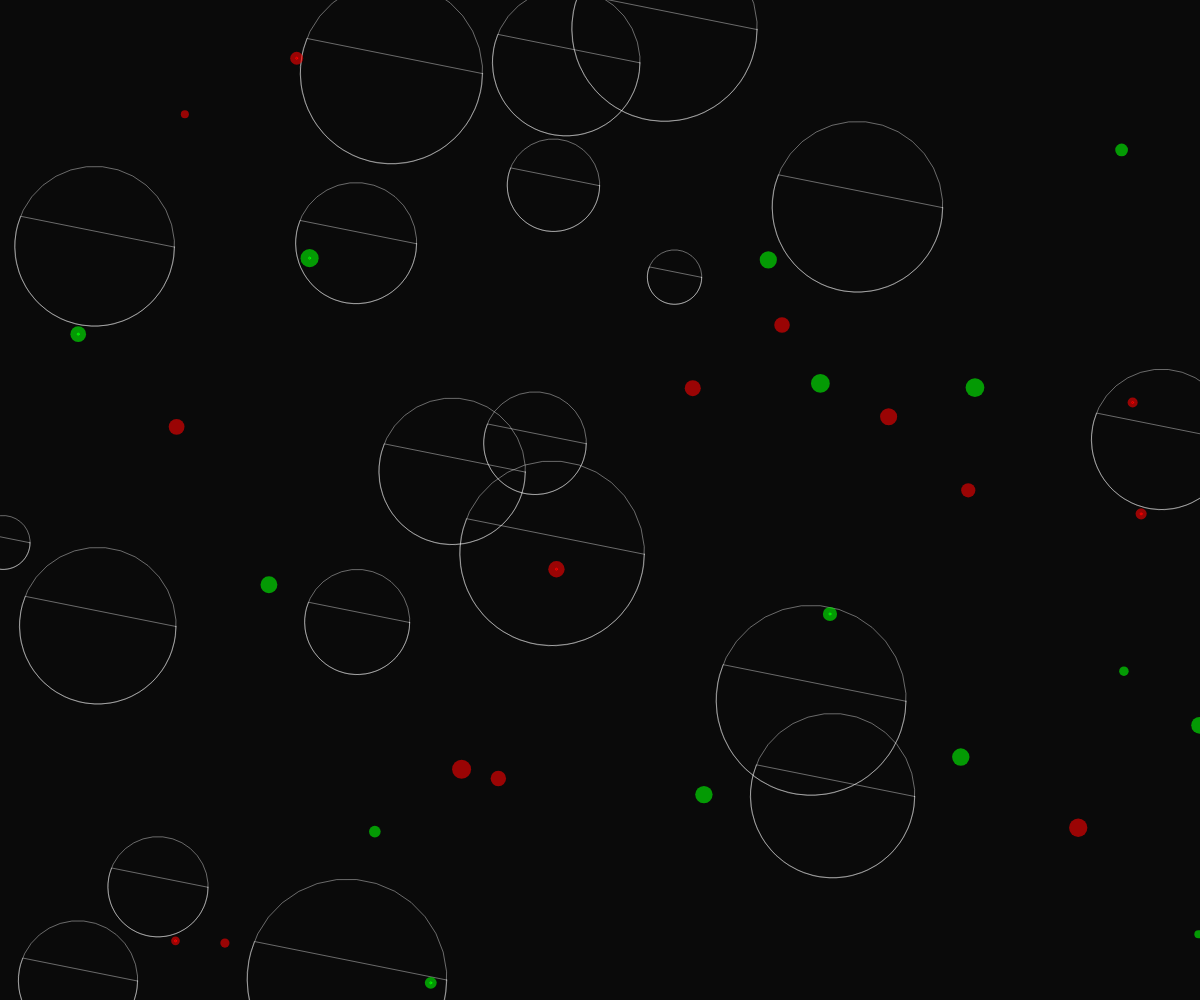
Frame 1 (no input)
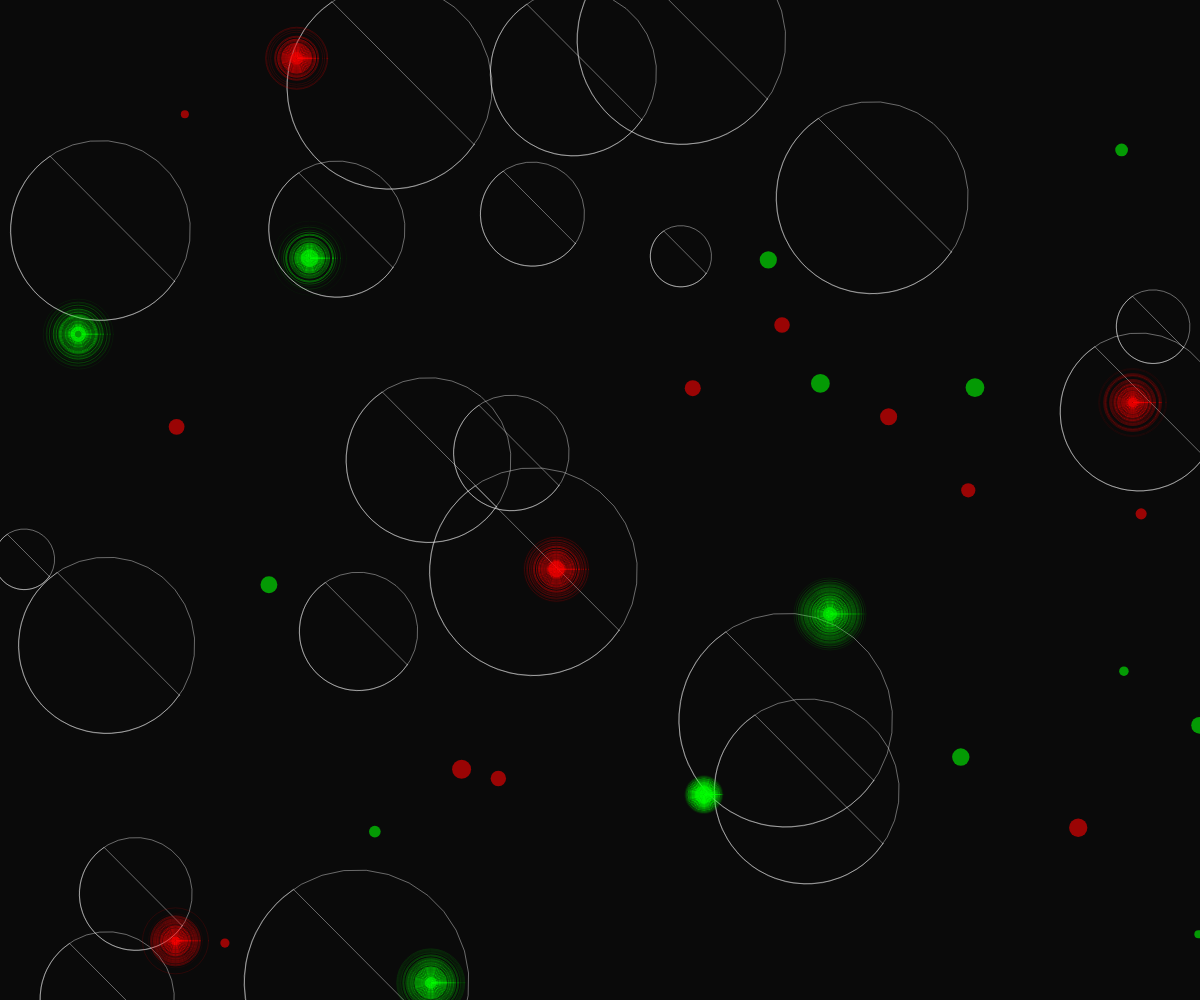
Frame 60 (no input)
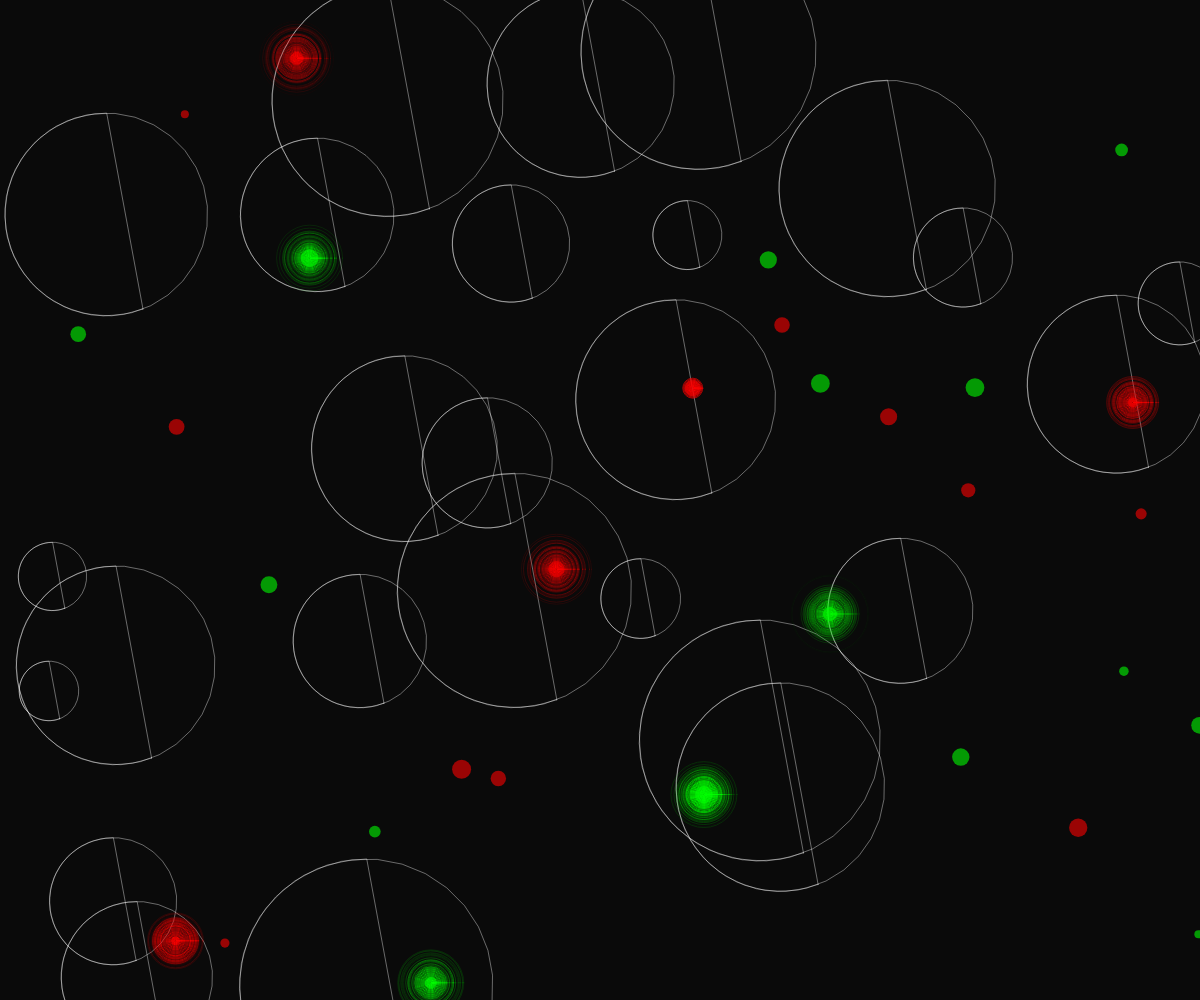
Frame 120 (the mouse pressed at the canvas centre since frame 60)

The p5.js sketch that drew these frames (run headless with seeded random() and noise() and a simulated clock; from frame 60 on, the mouse is pressed at the canvas centre):

// p5.js sketch
// ── sketch.js
let lines = [];
let nodes = [];
let flares = [];
let time = 0;

function setup() {
  createCanvas(windowWidth, windowHeight);
  // Initialize dynamic lines
  for (let i = 0; i < 20; i++) {
    lines.push({
      x: random(width),
      y: random(height),
      vx: random(-0.5, 0.5),
      vy: random(-0.5, 0.5),
      size: random(50, 200)
    });
  }
  // Initialize nodes
  for (let i = 0; i < 30; i++) {
    nodes.push({
      x: random(width),
      y: random(height),
      size: random(8, 20),
      color: random() > 0.5 ? [255, 0, 0] : [0, 255, 0]
    });
  }
}

function draw() {
  background(10);
  time += 0.01;

  // Update and draw lines
  for (let line of lines) {
    line.x += line.vx;
    line.y += line.vy;
    line.size *= 1.002; // Slowly expand

    // Bounce off edges
    if (line.x < 0 || line.x > width) line.vx *= -1;
    if (line.y < 0 || line.y > height) line.vy *= -1;

    // Draw the line
    stroke(255, 100);
    noFill();
    beginShape();
    for (let i = 0; i < 50; i++) {
      let angle = time + i * 0.2;
      let x = line.x + cos(angle) * line.size * 0.5;
      let y = line.y + sin(angle) * line.size * 0.5;
      vertex(x, y);
    }
    endShape(CLOSE);

    // Check for flare trigger
    for (let node of nodes) {
      let d = dist(line.x, line.y, node.x, node.y);
      if (d < node.size + line.size * 0.5) {
        flares.push({
          x: node.x,
          y: node.y,
          size: 0,
          max: random(40, 80),
          color: node.color
        });
      }
    }
  }

  // Update and draw nodes
  for (let node of nodes) {
    fill(node.color[0], node.color[1], node.color[2], 150);
    noStroke();
    ellipse(node.x, node.y, node.size);
  }

  // Update and draw flares
  for (let i = flares.length - 1; i >= 0; i--) {
    let flare = flares[i];
    flare.size += 2;
    let alpha = map(flare.size, 0, flare.max, 255, 0);
    stroke(flare.color[0], flare.color[1], flare.color[2], alpha);
    noFill();
    ellipse(flare.x, flare.y, flare.size);
    if (flare.size > flare.max) {
      flares.splice(i, 1);
    }
  }

  // Occasionally add new lines
  if (random() < 0.02) {
    lines.push({
      x: random(width),
      y: random(height),
      vx: random(-0.5, 0.5),
      vy: random(-0.5, 0.5),
      size: random(50, 200)
    });
  }

  // Occasionally remove old lines
  if (lines.length > 30) {
    lines.shift();
  }
}

function windowResized() {
  resizeCanvas(windowWidth, windowHeight);
}
